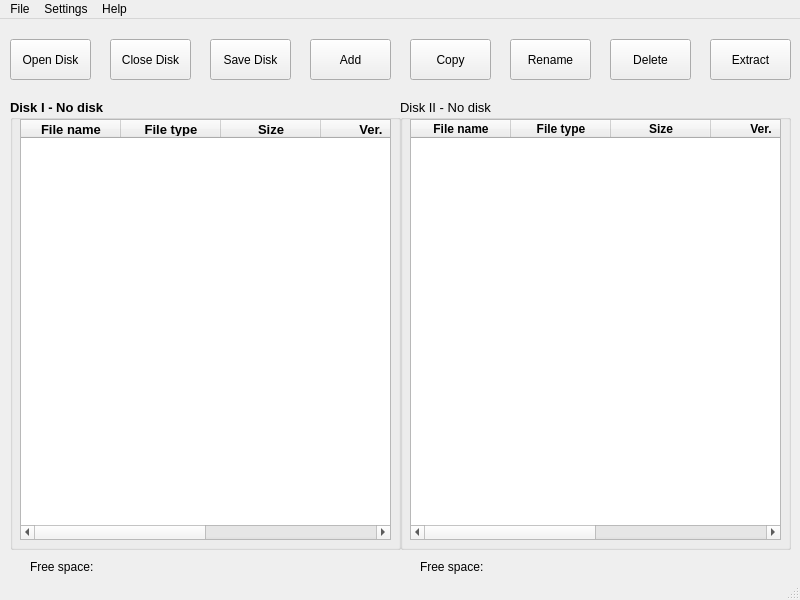
<?xml version="1.0" encoding="UTF-8"?>
<ui version="4.0">
 <author>Bs()Dd</author>
 <class>MainWindow</class>
 <widget class="QMainWindow" name="MainWindow">
  <property name="geometry">
   <rect>
    <x>0</x>
    <y>0</y>
    <width>800</width>
    <height>600</height>
   </rect>
  </property>
  <property name="minimumSize">
   <size>
    <width>800</width>
    <height>600</height>
   </size>
  </property>
  <property name="maximumSize">
   <size>
    <width>800</width>
    <height>600</height>
   </size>
  </property>
  <property name="font">
   <font>
    <family>Arial</family>
   </font>
  </property>
  <property name="windowTitle">
   <string>GRiDISK Commander</string>
  </property>
  <widget class="QWidget" name="centralwidget">
   <widget class="QGroupBox" name="groupBox">
    <property name="geometry">
     <rect>
      <x>10</x>
      <y>80</y>
      <width>391</width>
      <height>451</height>
     </rect>
    </property>
    <property name="font">
     <font>
      <family>Arial</family>
      <pointsize>10</pointsize>
      <weight>75</weight>
      <bold>true</bold>
      <underline>false</underline>
     </font>
    </property>
    <property name="title">
     <string>Disk I - No disk</string>
    </property>
    <widget class="QTableWidget" name="tableWidget">
     <property name="geometry">
      <rect>
       <x>10</x>
       <y>20</y>
       <width>371</width>
       <height>421</height>
      </rect>
     </property>
     <property name="font">
      <font>
       <family>Arial</family>
       <pointsize>10</pointsize>
       <weight>50</weight>
       <bold>false</bold>
       <underline>false</underline>
       <kerning>true</kerning>
      </font>
     </property>
     <property name="acceptDrops">
      <bool>true</bool>
     </property>
     <property name="autoFillBackground">
      <bool>true</bool>
     </property>
     <column>
      <property name="text">
       <string>File name</string>
      </property>
      <property name="font">
       <font>
        <family>Arial</family>
        <weight>75</weight>
        <bold>true</bold>
       </font>
      </property>
     </column>
     <column>
      <property name="text">
       <string>File type</string>
      </property>
      <property name="font">
       <font>
        <family>Arial</family>
        <weight>75</weight>
        <bold>true</bold>
       </font>
      </property>
     </column>
     <column>
      <property name="text">
       <string>Size</string>
      </property>
      <property name="font">
       <font>
        <family>Arial</family>
        <weight>75</weight>
        <bold>true</bold>
       </font>
      </property>
     </column>
     <column>
      <property name="text">
       <string>Ver.</string>
      </property>
      <property name="font">
       <font>
        <family>Arial</family>
        <weight>75</weight>
        <bold>true</bold>
       </font>
      </property>
     </column>
     <column>
      <property name="text">
       <string>Created</string>
      </property>
      <property name="font">
       <font>
        <family>Arial</family>
        <weight>75</weight>
        <bold>true</bold>
       </font>
      </property>
     </column>
     <column>
      <property name="text">
       <string>Modif.</string>
      </property>
      <property name="font">
       <font>
        <family>Arial</family>
        <weight>75</weight>
        <bold>true</bold>
       </font>
      </property>
     </column>
    </widget>
   </widget>
   <widget class="QGroupBox" name="groupBox_2">
    <property name="geometry">
     <rect>
      <x>400</x>
      <y>80</y>
      <width>391</width>
      <height>451</height>
     </rect>
    </property>
    <property name="font">
     <font>
      <family>Arial</family>
      <pointsize>10</pointsize>
      <weight>50</weight>
      <bold>false</bold>
     </font>
    </property>
    <property name="title">
     <string>Disk II - No disk</string>
    </property>
    <widget class="QTableWidget" name="tableWidget_2">
     <property name="geometry">
      <rect>
       <x>10</x>
       <y>20</y>
       <width>371</width>
       <height>421</height>
      </rect>
     </property>
     <property name="font">
      <font>
       <family>Arial</family>
       <pointsize>9</pointsize>
       <weight>50</weight>
       <bold>false</bold>
      </font>
     </property>
     <property name="acceptDrops">
      <bool>true</bool>
     </property>
     <property name="autoFillBackground">
      <bool>true</bool>
     </property>
     <column>
      <property name="text">
       <string>File name</string>
      </property>
      <property name="font">
       <font>
        <family>Arial</family>
        <weight>75</weight>
        <bold>true</bold>
       </font>
      </property>
     </column>
     <column>
      <property name="text">
       <string>File type</string>
      </property>
      <property name="font">
       <font>
        <family>Arial</family>
        <weight>75</weight>
        <bold>true</bold>
       </font>
      </property>
     </column>
     <column>
      <property name="text">
       <string>Size</string>
      </property>
      <property name="font">
       <font>
        <family>Arial</family>
        <weight>75</weight>
        <bold>true</bold>
       </font>
      </property>
     </column>
     <column>
      <property name="text">
       <string>Ver.</string>
      </property>
      <property name="font">
       <font>
        <family>Arial</family>
        <weight>75</weight>
        <bold>true</bold>
       </font>
      </property>
     </column>
     <column>
      <property name="text">
       <string>Created</string>
      </property>
      <property name="font">
       <font>
        <family>Arial</family>
        <weight>75</weight>
        <bold>true</bold>
       </font>
      </property>
     </column>
     <column>
      <property name="text">
       <string>Modif.</string>
      </property>
      <property name="font">
       <font>
        <family>Arial</family>
        <weight>75</weight>
        <bold>true</bold>
       </font>
      </property>
     </column>
    </widget>
   </widget>
   <widget class="QPushButton" name="pushButton">
    <property name="geometry">
     <rect>
      <x>10</x>
      <y>20</y>
      <width>81</width>
      <height>41</height>
     </rect>
    </property>
    <property name="text">
     <string>Open Disk</string>
    </property>
   </widget>
   <widget class="QPushButton" name="pushButton_8">
    <property name="geometry">
     <rect>
      <x>710</x>
      <y>20</y>
      <width>81</width>
      <height>41</height>
     </rect>
    </property>
    <property name="text">
     <string>Extract</string>
    </property>
   </widget>
   <widget class="QPushButton" name="pushButton_4">
    <property name="geometry">
     <rect>
      <x>310</x>
      <y>20</y>
      <width>81</width>
      <height>41</height>
     </rect>
    </property>
    <property name="text">
     <string>Add</string>
    </property>
   </widget>
   <widget class="QPushButton" name="pushButton_5">
    <property name="geometry">
     <rect>
      <x>410</x>
      <y>20</y>
      <width>81</width>
      <height>41</height>
     </rect>
    </property>
    <property name="text">
     <string>Copy</string>
    </property>
   </widget>
   <widget class="QPushButton" name="pushButton_3">
    <property name="geometry">
     <rect>
      <x>210</x>
      <y>20</y>
      <width>81</width>
      <height>41</height>
     </rect>
    </property>
    <property name="text">
     <string>Save Disk</string>
    </property>
   </widget>
   <widget class="QPushButton" name="pushButton_7">
    <property name="geometry">
     <rect>
      <x>610</x>
      <y>20</y>
      <width>81</width>
      <height>41</height>
     </rect>
    </property>
    <property name="text">
     <string>Delete</string>
    </property>
   </widget>
   <widget class="QPushButton" name="pushButton_2">
    <property name="geometry">
     <rect>
      <x>110</x>
      <y>20</y>
      <width>81</width>
      <height>41</height>
     </rect>
    </property>
    <property name="text">
     <string>Close Disk</string>
    </property>
   </widget>
   <widget class="QPushButton" name="pushButton_6">
    <property name="geometry">
     <rect>
      <x>510</x>
      <y>20</y>
      <width>81</width>
      <height>41</height>
     </rect>
    </property>
    <property name="text">
     <string>Rename</string>
    </property>
   </widget>
   <widget class="QLabel" name="label">
    <property name="geometry">
     <rect>
      <x>30</x>
      <y>540</y>
      <width>171</width>
      <height>16</height>
     </rect>
    </property>
    <property name="font">
     <font>
      <family>Arial</family>
      <pointsize>9</pointsize>
     </font>
    </property>
    <property name="text">
     <string>Free space:</string>
    </property>
   </widget>
   <widget class="QLabel" name="label_2">
    <property name="geometry">
     <rect>
      <x>420</x>
      <y>540</y>
      <width>171</width>
      <height>16</height>
     </rect>
    </property>
    <property name="font">
     <font>
      <family>Arial</family>
      <pointsize>9</pointsize>
     </font>
    </property>
    <property name="text">
     <string>Free space:</string>
    </property>
   </widget>
  </widget>
  <widget class="QMenuBar" name="menubar">
   <property name="geometry">
    <rect>
     <x>0</x>
     <y>0</y>
     <width>800</width>
     <height>21</height>
    </rect>
   </property>
   <widget class="QMenu" name="menuFile">
    <property name="title">
     <string>File</string>
    </property>
    <addaction name="actionOpen"/>
    <addaction name="actionSave"/>
    <addaction name="actionSave_as"/>
    <addaction name="actionClose"/>
    <addaction name="separator"/>
    <addaction name="actionAdd"/>
    <addaction name="actionCopy"/>
    <addaction name="actionRename"/>
    <addaction name="actionDelete"/>
    <addaction name="actionExtract"/>
    <addaction name="separator"/>
    <addaction name="actionExit"/>
   </widget>
   <widget class="QMenu" name="menuSettings">
    <property name="title">
     <string>Settings</string>
    </property>
   </widget>
   <widget class="QMenu" name="menuHelp">
    <property name="title">
     <string>Help</string>
    </property>
    <addaction name="actionGFDITOOL_Help"/>
    <addaction name="separator"/>
    <addaction name="actionAbout_GFDITOOL"/>
   </widget>
   <addaction name="menuFile"/>
   <addaction name="menuSettings"/>
   <addaction name="menuHelp"/>
  </widget>
  <widget class="QStatusBar" name="statusbar"/>
  <action name="actionOpen">
   <property name="text">
    <string>Open</string>
   </property>
   <property name="font">
    <font>
     <family>Arial</family>
    </font>
   </property>
   <property name="shortcut">
    <string>Ctrl+O</string>
   </property>
  </action>
  <action name="actionSave">
   <property name="text">
    <string>Save</string>
   </property>
   <property name="font">
    <font>
     <family>Arial</family>
    </font>
   </property>
   <property name="shortcut">
    <string>Ctrl+S</string>
   </property>
  </action>
  <action name="actionSave_as">
   <property name="text">
    <string>Save as...</string>
   </property>
   <property name="font">
    <font>
     <family>Arial</family>
    </font>
   </property>
   <property name="shortcut">
    <string>Ctrl+Shift+S</string>
   </property>
  </action>
  <action name="actionAdd">
   <property name="text">
    <string>Add</string>
   </property>
   <property name="font">
    <font>
     <family>Arial</family>
    </font>
   </property>
   <property name="shortcut">
    <string>Ctrl+A</string>
   </property>
  </action>
  <action name="actionDelete">
   <property name="text">
    <string>Delete</string>
   </property>
   <property name="font">
    <font>
     <family>Arial</family>
    </font>
   </property>
   <property name="shortcut">
    <string>Del</string>
   </property>
  </action>
  <action name="actionExtract">
   <property name="text">
    <string>Extract</string>
   </property>
   <property name="font">
    <font>
     <family>Arial</family>
    </font>
   </property>
   <property name="shortcut">
    <string>Ctrl+X</string>
   </property>
  </action>
  <action name="actionGFDITOOL_Help">
   <property name="text">
    <string>GFDITOOL Help</string>
   </property>
   <property name="font">
    <font>
     <family>Arial</family>
    </font>
   </property>
   <property name="shortcut">
    <string>F1</string>
   </property>
  </action>
  <action name="actionAbout_GFDITOOL">
   <property name="text">
    <string>About GFDITOOL</string>
   </property>
   <property name="font">
    <font>
     <family>Arial</family>
    </font>
   </property>
  </action>
  <action name="actionExit">
   <property name="text">
    <string>Exit</string>
   </property>
   <property name="font">
    <font>
     <family>Arial</family>
    </font>
   </property>
   <property name="shortcut">
    <string>Ctrl+E</string>
   </property>
  </action>
  <action name="actionCopy">
   <property name="text">
    <string>Copy</string>
   </property>
   <property name="font">
    <font>
     <family>Arial</family>
    </font>
   </property>
   <property name="shortcut">
    <string>Ctrl+C</string>
   </property>
  </action>
  <action name="actionRename">
   <property name="text">
    <string>Rename</string>
   </property>
   <property name="font">
    <font>
     <family>Arial</family>
    </font>
   </property>
   <property name="shortcut">
    <string>Ctrl+R</string>
   </property>
  </action>
  <action name="actionClose">
   <property name="text">
    <string>Close</string>
   </property>
   <property name="font">
    <font>
     <family>Arial</family>
    </font>
   </property>
   <property name="shortcut">
    <string>Ctrl+L</string>
   </property>
  </action>
 </widget>
 <resources/>
 <connections/>
</ui>
